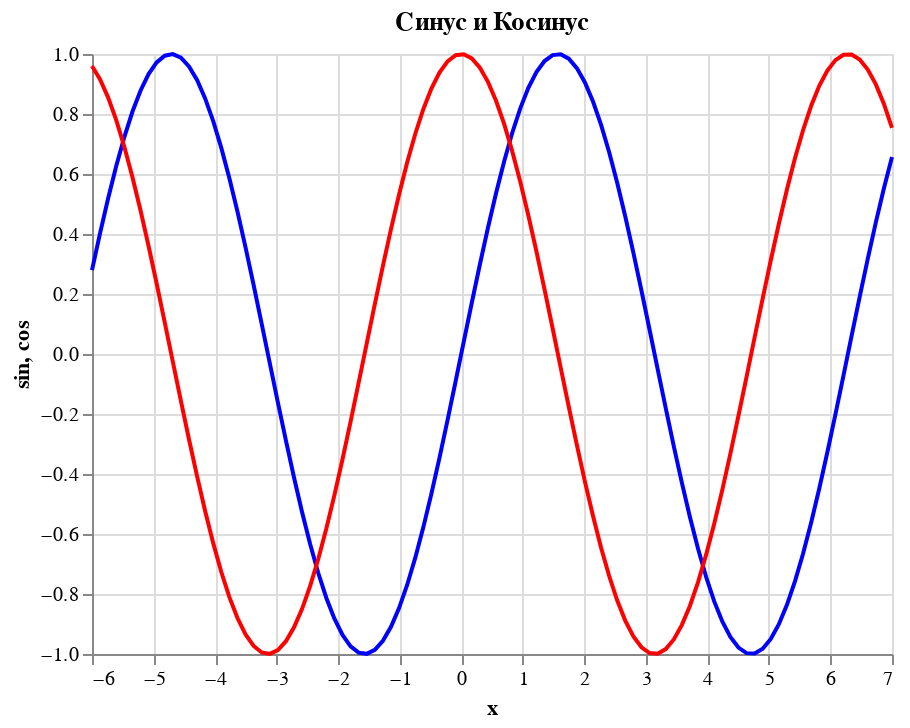

Notebook source saved alongside this figure:
### Markdown cell above
5.5. Создайте диаграмму на основе самостоятельно сгенерированных данных и постройте кривые синуса и косинуса с помощью `transform_calculate`.

x = pd.DataFrame({'x': np.linspace(-len(Имя), len(Фамилия))})

### Code cell
x = pd.DataFrame({'x': np.linspace(-len("Галина"), len("Сачкова"), 100)})

chart = alt.Chart(x).transform_calculate(
    sin='sin(datum.x)',
    cos='cos(datum.x)'
).mark_line().encode(
    x='x:Q',
    y='sin:Q',
    color=alt.value('blue')
).properties(
    title='Синус и Косинус'
) + alt.Chart(x).transform_calculate(
    sin='sin(datum.x)',
    cos='cos(datum.x)'
).mark_line().encode(
    x='x:Q',
    y='cos:Q',
    color=alt.value('red')
)

chart.display()

### Figure 1 — Vega-Lite specification as saved in the notebook (floating-point values rounded to 4 significant figures)
{"config": {"view": {"continuousWidth": 400, "continuousHeight": 300}}, "layer": [{"mark": "line", "encoding": {"color": {"value": "blue"}, "x": {"field": "x", "type": "quantitative"}, "y": {"field": "sin", "type": "quantitative"}}, "title": "Синус и Косинус", "transform": [{"calculate": "sin(datum.x)", "as": "sin"}, {"calculate": "cos(datum.x)", "as": "cos"}]}, {"mark": "line", "encoding": {"color": {"value": "red"}, "x": {"field": "x", "type": "quantitative"}, "y": {"field": "cos", "type": "quantitative"}}, "transform": [{"calculate": "sin(datum.x)", "as": "sin"}, {"calculate": "cos(datum.x)", "as": "cos"}]}], "data": {"name": "data-f40ab21cfb3a7e40794f0e8c8a51d097"}, "$schema": "https://vega.github.io/schema/vega-lite/v4.17.0.json", "datasets": {"data-f40ab21cfb3a7e40794f0e8c8a51d097": [{"x": -6.0}, {"x": -5.869}, {"x": -5.737}, {"x": -5.606}, {"x": -5.475}, {"x": -5.343}, {"x": -5.212}, {"x": -5.081}, {"x": -4.949}, {"x": -4.818}, {"x": -4.687}, {"x": -4.556}, {"x": -4.424}, {"x": -4.293}, {"x": -4.162}, {"x": -4.03}, {"x": -3.899}, {"x": -3.768}, {"x": -3.636}, {"x": -3.505}, {"x": -3.374}, {"x": -3.242}, {"x": -3.111}, {"x": -2.98}, {"x": -2.848}, {"x": -2.717}, {"x": -2.586}, {"x": -2.455}, {"x": -2.323}, {"x": -2.192}, {"x": -2.061}, {"x": -1.929}, {"x": -1.798}, {"x": -1.667}, {"x": -1.535}, {"x": -1.404}, {"x": -1.273}, {"x": -1.141}, {"x": -1.01}, {"x": -0.8788}, {"x": -0.7475}, {"x": -0.6162}, {"x": -0.4848}, {"x": -0.3535}, {"x": -0.2222}, {"x": -0.09091}, {"x": 0.0404}, {"x": 0.1717}, {"x": 0.303}, {"x": 0.4343}, {"x": 0.5657}, {"x": 0.697}, {"x": 0.8283}, {"x": 0.9596}, {"x": 1.091}, {"x": 1.222}, {"x": 1.354}, {"x": 1.485}, {"x": 1.616}, {"x": 1.747}, {"x": 1.879}, {"x": 2.01}, {"x": 2.141}, {"x": 2.273}, {"x": 2.404}, {"x": 2.535}, {"x": 2.667}, {"x": 2.798}, {"x": 2.929}, {"x": 3.061}, {"x": 3.192}, {"x": 3.323}, {"x": 3.455}, {"x": 3.586}, {"x": 3.717}, {"x": 3.848}, {"x": 3.98}, {"x": 4.111}, {"x": 4.242}, {"x": 4.374}, {"x": 4.505}, {"x": 4.636}, {"x": 4.768}, {"x": 4.899}, {"x": 5.03}, {"x": 5.162}, {"x": 5.293}, {"x": 5.424}, {"x": 5.556}, {"x": 5.687}, {"x": 5.818}, {"x": 5.949}, {"x": 6.081}, {"x": 6.212}, {"x": 6.343}, {"x": 6.475}, {"x": 6.606}, {"x": 6.737}, {"x": 6.869}, {"x": 7.0}]}}
